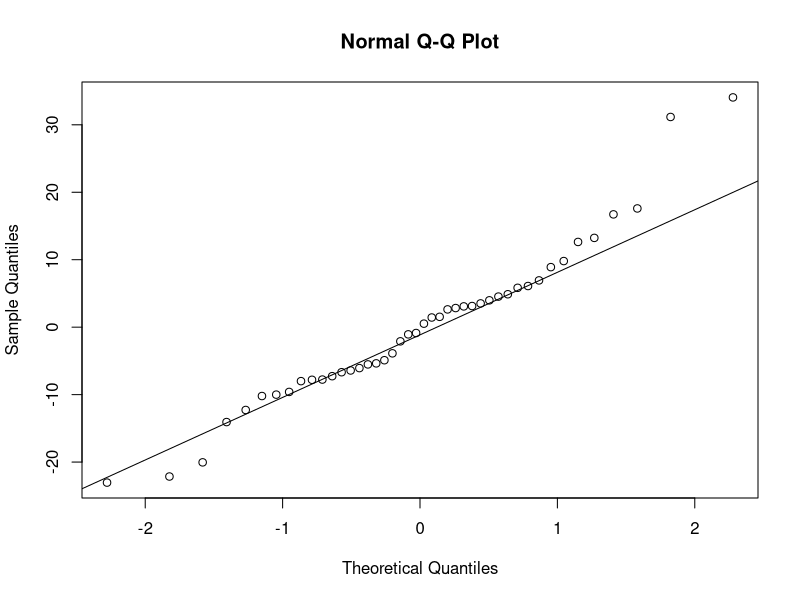
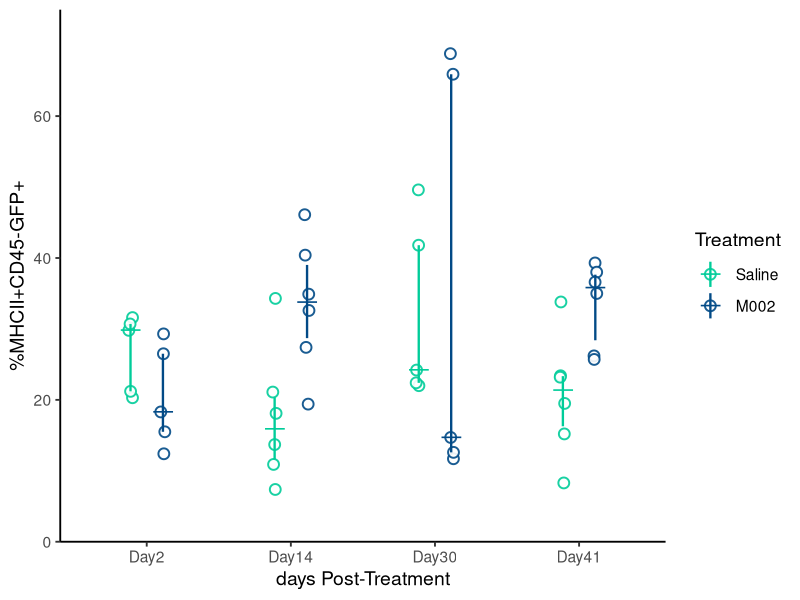
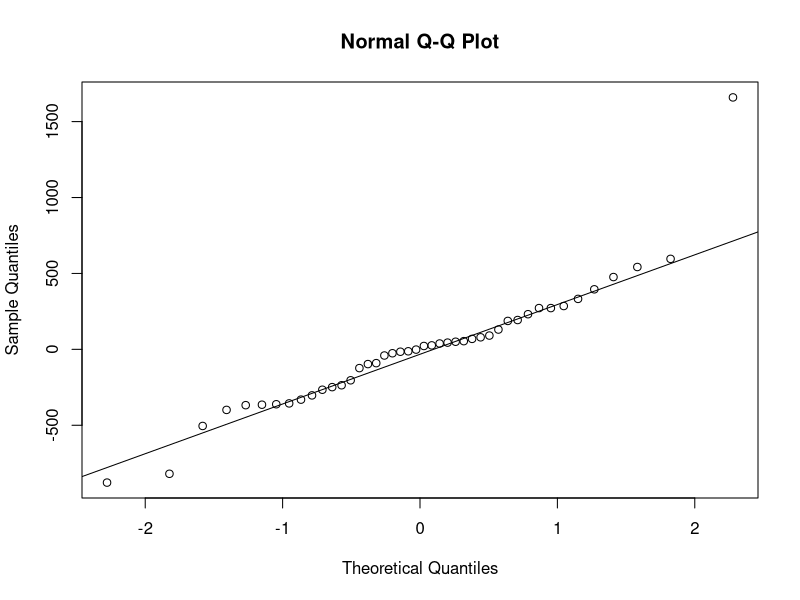
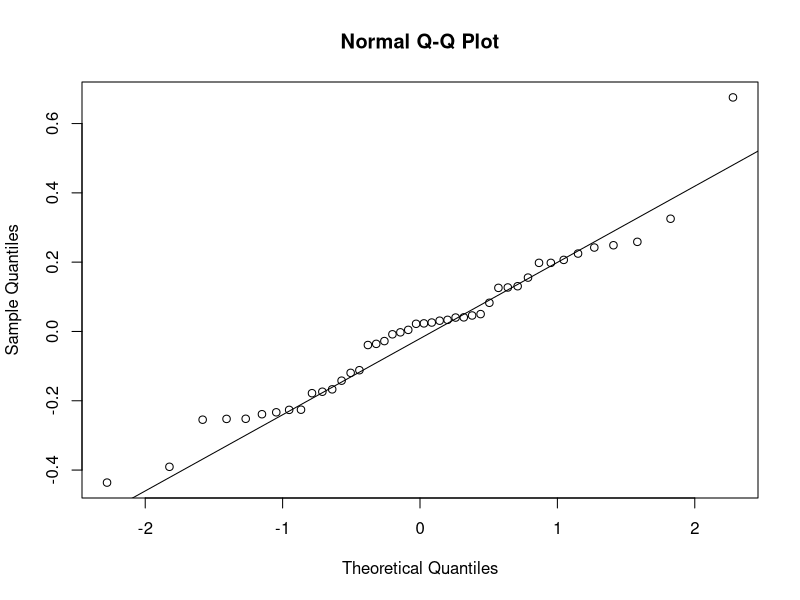
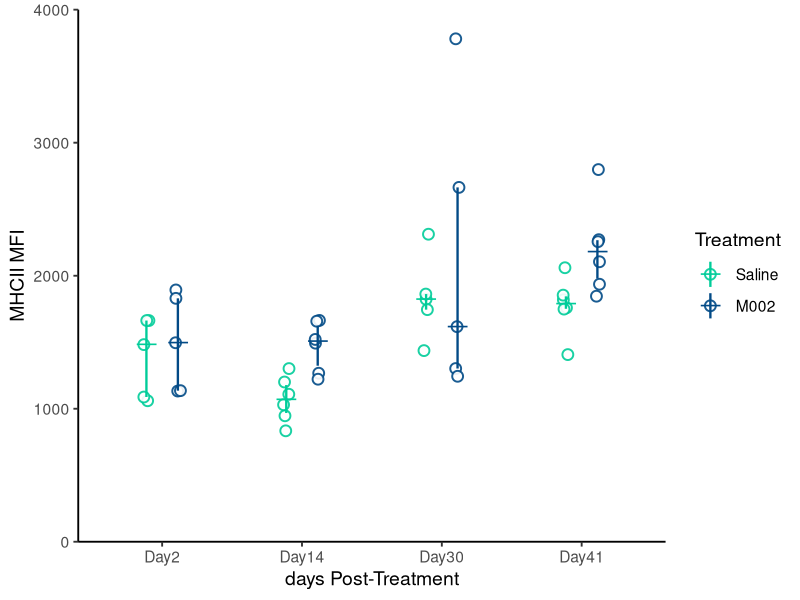

Generate these figures, in order, with R:
## ---- chunk 1
#| message: false
#| warning: false
#Read in the data using readxl
library(tidyverse)
library(readr)
library(readxl)
grimes_fig1e <- read_xlsx("./data/grimes_fig1e.xlsx")
## ---- chunk 2
#| message: true
#| warning: false
#Subset the data to create two data sets for frequency and mfi
grimes1e.freq <- subset(grimes_fig1e, (outcome == "Frequency"))
grimes1e.mfi <- subset(grimes_fig1e, (outcome == "MFI"))
## ---- chunk 3
#Two-way ANOVA to assess main and interaction effects 
grimes1e.freq$day <- factor(grimes1e.freq$day, levels = c("Day2", "Day14", "Day30", "Day41"))
grimes1e.freq$treatment <- factor(grimes1e.freq$treatment, levels = c("Saline", "M002"))

grimes1e.freq.model <- aov(value ~ treatment * day, data = grimes1e.freq)
## ---- chunk 4
summary(grimes1e.freq.model)
## ---- chunk 5
#Shapiro Wilk test for normality 
sw.f1e.freq<- shapiro.test(residuals(grimes1e.freq.model))
## ---- chunk 6
sw.f1e.freq
## ---- chunk 7
#Q-Q plots for visual inspection of normality
qqnorm(residuals(grimes1e.freq.model))
qqline(residuals(grimes1e.freq.model))
## ---- chunk 8
#Levene test for variance
#| message: false
#| warning: false
library(car)
lev.f1e.freq <- leveneTest(value ~ treatment * day, data = grimes1e.freq)
## ---- chunk 9
lev.f1e.freq
## ---- chunk 10
mhcii.freq.plot <- ggplot(grimes1e.freq,
            aes(x = factor(day), y = value, color = treatment)) +
  geom_point(
    aes(fill = treatment),
    position = position_jitterdodge(jitter.width = 0.08, dodge.width = 0.45),
    shape = 21,
    size = 3,
    stroke = 1,
    alpha = 0.9
  ) +
  stat_summary(
    fun = median,
    geom = "point",
    position = position_dodge(width = 0.45),
    shape = 95,
    size = 8
  ) +
  stat_summary(
  fun.data = median_hilow,
  fun.args = list(conf.int = 0.5),
  geom = "linerange",
  position = position_dodge(width = 0.45),
  linewidth = 0.8
) +
  scale_color_manual(values = c("Saline" = "#00cc99", "M002" = "#024A86")) +
  scale_fill_manual(values = c("Saline" = "white", "M002" = "white")) +
  scale_y_continuous(limits = c(0, 75), expand = c(0, 0)) +
  labs(
    x = "days Post-Treatment",
    y = "%MHCII+CD45-GFP+",
    color = "Treatment",
    fill = "Treatment"
  ) +
  theme_classic(base_size = 14)
## ---- chunk 11
mhcii.freq.plot
## ---- chunk 12
#Two-way ANOVA to assess main and interaction effects 
grimes1e.mfi$day <- factor(grimes1e.mfi$day, levels = c("Day2", "Day14", "Day30", "Day41"))
grimes1e.mfi$treatment <- factor(grimes1e.mfi$treatment, levels = c("Saline", "M002"))

grimes1e.mfi.model <- aov(value ~ treatment * day, data = grimes1e.mfi)
## ---- chunk 13
summary(grimes1e.mfi.model)
## ---- chunk 14
sw.f1e.mfi <- shapiro.test(residuals(grimes1e.mfi.model))
## ---- chunk 15
sw.f1e.mfi
## ---- chunk 16
qqnorm(residuals(grimes1e.mfi.model))
qqline(residuals(grimes1e.mfi.model))
## ---- chunk 17
lev.f1e.mfi <- leveneTest(value ~ treatment * day, data = grimes1e.mfi)
## ---- chunk 18
lev.f1e.mfi
## ---- chunk 19
#Log transformation of mfi variable
grimes1e.mfi$log_value <- log(grimes1e.mfi$value)
## ---- chunk 20
grimes1e.mfi.log.model <- aov(log_value ~ treatment * day, data = grimes1e.mfi)
## ---- chunk 21
summary(grimes1e.mfi.log.model)
## ---- chunk 22
sw.f1e.logmfi <- shapiro.test(residuals(grimes1e.mfi.log.model))
## ---- chunk 23
sw.f1e.logmfi
## ---- chunk 24
qqnorm(residuals(grimes1e.mfi.log.model))
qqline(residuals(grimes1e.mfi.log.model))
## ---- chunk 25
library(car)
lev.f1e.logmfi <- leveneTest(log_value ~ treatment * day, data = grimes1e.mfi)
## ---- chunk 26
lev.f1e.logmfi
## ---- chunk 27
#| warning: false
library(emmeans)
ph.day.f1e.logmfi <- emmeans(grimes1e.mfi.log.model, pairwise ~ day, adjust = "tukey")
## ---- chunk 28
ph.day.f1e.logmfi
## ---- chunk 29
ph.treatment.f1e.logmfi <- emmeans(grimes1e.mfi.log.model, pairwise ~ treatment)
## ---- chunk 30
ph.treatment.f1e.logmfi
## ---- chunk 31
ph.wday.f1e.logmfi <- emmeans(grimes1e.mfi.log.model, pairwise ~ treatment | day, adjust = "holm")
## ---- chunk 32
ph.wday.f1e.logmfi
## ---- chunk 33
mhcii.mfi.plot <- ggplot(grimes1e.mfi,
            aes(x = factor(day), y = value, color = treatment)) +
  geom_point(
    aes(fill = treatment),
    position = position_jitterdodge(jitter.width = 0.08, dodge.width = 0.45),
    shape = 21,
    size = 3,
    stroke = 1,
    alpha = 0.9
  ) +
  stat_summary(
    fun = median,
    geom = "point",
    position = position_dodge(width = 0.45),
    shape = 95,
    size = 8
  ) +
  stat_summary(
  fun.data = median_hilow,
  fun.args = list(conf.int = 0.5),
  geom = "linerange",
  position = position_dodge(width = 0.45),
  linewidth = 0.8
) +
  scale_color_manual(values = c("Saline" = "#00cc99", "M002" = "#024A86")) +
  scale_fill_manual(values = c("Saline" = "white", "M002" = "white")) +
  scale_y_continuous(limits = c(0, 4000), expand = c(0, 0)) +
  labs(
    x = "days Post-Treatment",
    y = "MHCII MFI",
    color = "Treatment",
    fill = "Treatment"
  ) +
  theme_classic(base_size = 14)
## ---- chunk 34
mhcii.mfi.plot
